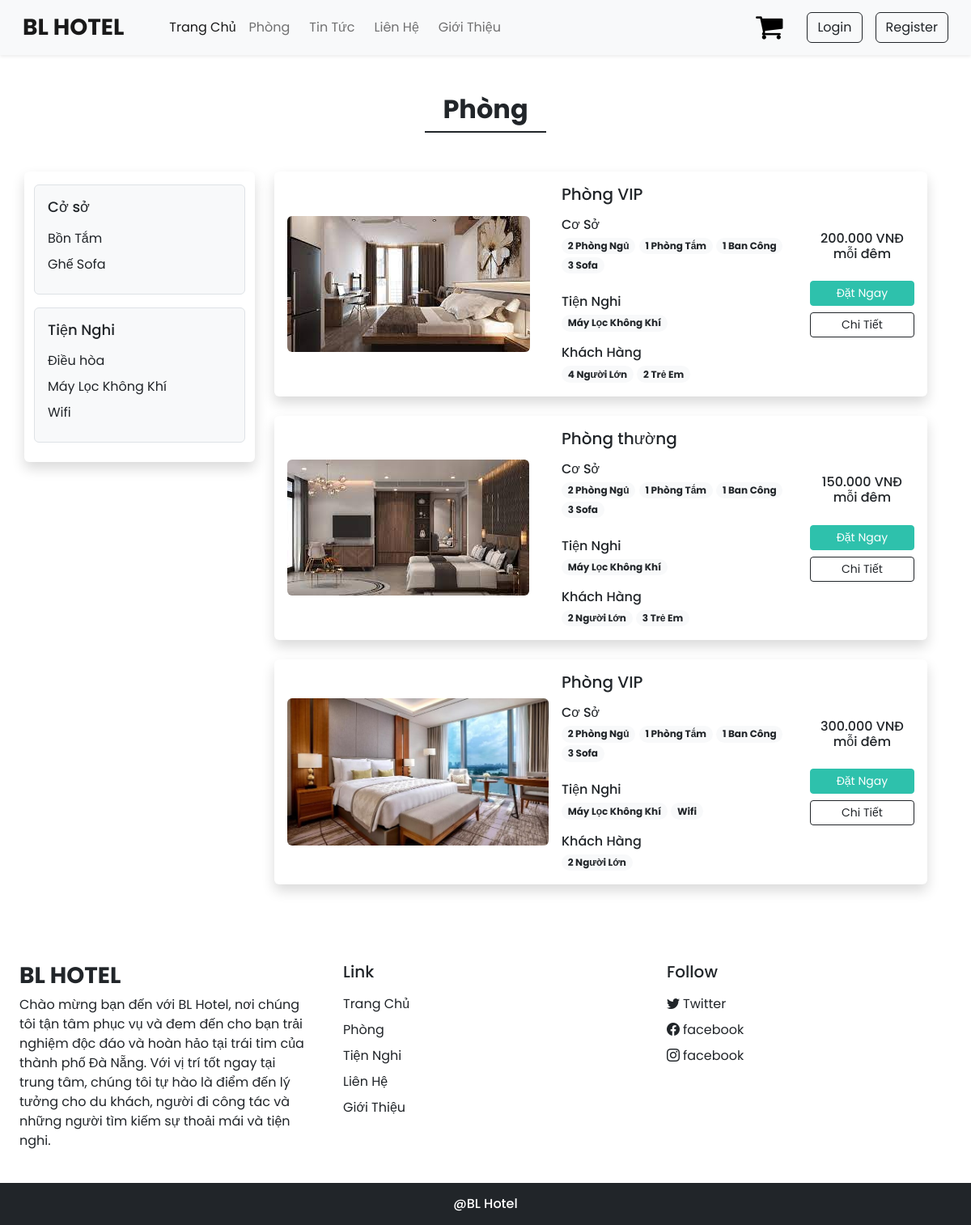
Screenshot of /index.php?act=rooms with the database file from the repository.
### tables this page shows
CREATE TABLE `co_so` (
  `id` int(11) NOT NULL,
  `ten_coso` varchar(255) DEFAULT NULL,
  `hinh` varchar(255) DEFAULT NULL,
  `mo_ta` text DEFAULT NULL
);

CREATE TABLE `tien_nghi` (
  `id` int(11) NOT NULL,
  `ten_tiennghi` varchar(255) DEFAULT NULL,
  `hinh` varchar(255) DEFAULT NULL,
  `mo_ta` text DEFAULT NULL
);

CREATE TABLE `phong` (
  `id` int(11) NOT NULL,
  `ma_loaiphong` int(11) NOT NULL,
  `hinh` varchar(255) DEFAULT NULL,
  `mo_ta` text DEFAULT NULL,
  `dien_tich` decimal(10,0) DEFAULT NULL,
  `gia_phong` decimal(10,0) DEFAULT NULL,
  `nguoi_lon` int(11) DEFAULT NULL,
  `tre_em` int(11) DEFAULT NULL,
  `trang_thai_phong` int(1) DEFAULT 0
);

CREATE TABLE `loai_phong` (
  `ma_loai` int(11) NOT NULL,
  `ten_loai` varchar(255) DEFAULT NULL
);

CREATE TABLE `phong_tiennghi` (
  `id` int(11) NOT NULL,
  `id_phong` int(11) DEFAULT NULL,
  `id_tiennghi` int(11) DEFAULT NULL
);

### model/pdo.php (called while the page is built, shortened)
<?php
function pdo_get_connection()
{
    $dburl = "mysql:host=localhost;dbname=du_an_1;charset=utf8";
    $username = 'root';
    $password = '';
    $conn = new PDO($dburl, $username, $password);
    $conn->setAttribute(PDO::ATTR_ERRMODE, PDO::ERRMODE_EXCEPTION);
    return $conn;
}
function pdo_query($sql)
{
    $sql_args = array_slice(func_get_args(), 1);
    try {
        $conn = pdo_get_connection();
        $stmt = $conn->prepare($sql);
        $stmt->execute($sql_args);
        $rows = $stmt->fetchAll();
        return $rows;
    } catch (PDOException $e) {
        throw $e;
    } finally {
        unset($conn);
    }
}
function pdo_query_one($sql)
{
    $sql_args = array_slice(func_get_args(), 1);
    try {
        $conn = pdo_get_connection();
        $stmt = $conn->prepare($sql);
        $stmt->execute($sql_args);
        $row = $stmt->fetch(PDO::FETCH_ASSOC);
        return $row;
    } catch (PDOException $e) {
        throw $e;
    } finally {
        unset($conn);
    }
}

### model/coso.php (called while the page is built, shortened)
<?php
function list_coso()
{
    $sql = "SELECT * FROM co_so order by id desc ";
    $result = pdo_query($sql);
    return $result;
}

### model/tiennghi.php (called while the page is built, shortened)
<?php
function list_tiennghi()
{
    $sql = "SELECT * FROM tien_nghi order by id desc ";
    $result = pdo_query($sql);
    return $result;
}

### model/phong.php (called while the page is built, shortened)
<?php
function list_phong()
{
    $sql = "SELECT * FROM phong order by id desc ";
    $result = pdo_query($sql);
    return $result;
}
function lay_ten_loaiphong($ma_loaiphong)
{
    $sql = "SELECT * FROM loai_phong WHERE ma_loai='$ma_loaiphong'";
    $result = pdo_query_one($sql);
    extract($result);
    return $ten_loai;
}
function lay_tien_nghi_phong($id_phong)
{
    $sql = "SELECT * FROM phong_tiennghi WHERE id_phong='$id_phong'";
    $result = pdo_query($sql);
    return $result;
}

### inc/rooms.php (the view, shortened to what this page needs)
<!DOCTYPE html>
<html>
<head>
  <?php require('inc/links.php'); ?>
  <link rel="stylesheet" href="https://cdn.jsdelivr.net/npm/swiper@8/swiper-bundle.min.css" />
  <link rel="stylesheet" type="text/css" href="css/common.css">
</head>
<body>
  <?php require('inc/header.php'); ?>
  <div class="my-5 px-4">
    <h2 class="fw-bold h-font text-center">Phòng</h2>
    <div class="h-line bg-dark"></div>
  </div>
  <div class="container">
    <div class="row">
      <div class="col-lg-3 col-md-12 mb-lg-0 mb-4 px-0">
        <nav class="navbar navbar-expand-lg navbar-light bg-white rounded shadow">
          <div class="container-fluid flex-lg-column align-items-stretch">
            <div class="collapse navbar-collapse flex-column align-items-stretch mt-2" id="filterDropdown">
              <?php if (!empty($list_coso_tren)) : ?>
                <div class="border bg-light p-3 rounded mb-3">
                  <h5 class="mb-3" style="font-size: 18px;">Cở sở</h5>
                  <?php
                  foreach ($list_coso_tren as $coso_tren) {
                    extract($coso_tren);
                  ?>
                    <div class="mb-2">
                      <label class="form-check-label" for="f1"><?= $coso_tren['ten_coso']; ?></label>
                    </div>
                  <?php } ?>
                </div>
              <?php else : ?>
              <?php endif; ?>
              <?php if (!empty($list_tiennghi_tren)) : ?>
                <div class="border bg-light p-3 rounded mb-3">
                  <h5 class="mb-3" style="font-size: 18px;">Tiện Nghi</h5>
                  <?php
                  foreach ($list_tiennghi_tren as $tiennghi_tren) {
                    extract($tiennghi_tren);
                  ?>
                    <div class="mb-2">
                      <label class="form-check-label" for="f1"><?= $tiennghi_tren['ten_tiennghi']; ?></label>
                    </div>
                  <?php } ?>
                </div>
              <?php else : ?>
              <?php endif; ?>
            </div>
          </div>
        </nav>
      </div>
      <div class="col-lg-9 col-md-12 px-4">
        <?php if (!empty($list_rooms)) : ?>
          <?php
          foreach ($list_rooms as $rooms) {
            extract($rooms);
            if (is_file("upload/" . $hinh)) {
              $hinhxuat = "<img src='upload/" . $hinh . "' class='img-fluid rounded' alt='...'>";
            } else {
              $hinhxuat = "no photo";
            }
            $gia = number_format((int)$gia_phong, 0, '.', '.');
            $ten_phong = lay_ten_loaiphong($rooms['ma_loaiphong']);
            $list_phong_tiennghi = lay_tien_nghi_phong($rooms['id']);
            $list_tiennghi = list_tiennghi();
            $dat_phong = "index.php?act=dat_phong&id=" . $rooms["id"];
            $chi_tiet = "index.php?act=chi_tiet&id=" . $rooms["id"];
            if ($rooms["trang_thai_phong"] == 0) {
          ?>
              <div class="card mb-4 border-0 shadow">
                <div class="row g-0 p-3 align-items-center">
                  <div class="col-md-5 mb-lg-0 mb-md-0 mb-3">
                    <?php echo $hinhxuat; ?>
                  </div>
                  <div class="col-md-5 px-lg-3 px-md-3 px-0">
                    <h5 class="mb-3"><?php echo $ten_phong; ?></h5>
                    <div class="features mb-4">
                      <h6 class="mb-1">Cơ Sở</h6>
                      <span class="badge rounded-pill bg-light text-dark text-wrap">
                        2 Phòng Ngủ
                      </span>
                      <span class="badge rounded-pill bg-light text-dark text-wrap">
                        1 Phòng Tắm
                      </span>
                      <span class="badge rounded-pill bg-light text-dark text-wrap">
                        1 Ban Công
                      </span>
                      <span class="badge rounded-pill bg-light text-dark text-wrap">
                        3 Sofa
                      </span>
                    </div>
                    <div class="Facilities mb-3">
                      <?php
                      if (is_array($list_phong_tiennghi)) { ?>
                        <h6 class="mb-1">Tiện Nghi</h6>
                        <?php foreach ($list_tiennghi as $tiennghi) { ?>
                          <?php foreach ($list_phong_tiennghi as $phong_tiennghi) {
                            if ($tiennghi['id'] == $phong_tiennghi['id_tiennghi']) { ?>
                              <span class="badge rounded-pill bg-light text-dark text-wrap">
                                <?php echo $tiennghi['ten_tiennghi']; ?>
                              </span>
                            <?php break;
                            } ?>
                          <?php } ?>
                        <?php } ?>
                      <?php } ?>
                    </div>
                    <?php if ($rooms['nguoi_lon'] > 0 || $rooms['tre_em'] > 0) { ?>
                      <div class="guests">
                        <h6 class="mb-1">Khách Hàng</h6>
                        <?php if ($rooms['nguoi_lon'] > 0) { ?>
                          <span class="badge rounded-pill bg-light text-dark text-wrap">
                            <?php echo $rooms['nguoi_lon'] ?> Người Lớn
                          </span>
                        <?php } ?>
                        <?php if ($rooms['tre_em'] > 0) { ?>
                          <span class="badge rounded-pill bg-light text-dark text-wrap">
                            <?php echo $rooms['tre_em'] ?> Trẻ Em
                          </span>
                        <?php } ?>
                      </div>
                    <?php } ?>
                  </div>
                  <div class="col-md-2 mt-lg-0 mt-md-0 mt-4 text-center">
                    <h6 class="mb-4"><?php echo $gia; ?> VNĐ mỗi đêm </h6>
                    <?php
                    if (isset($_SESSION['khach_hang'])) {
                    ?>
                      <a href="<?php echo $dat_phong; ?>" class="btn btn-sm w-100 text-white custom-bg shadow-none mb-2">Đặt Ngay</a>
                    <?php
                    } else {
                    ?>
                      <button type="button" class="btn btn-sm w-100 text-white custom-bg shadow-none mb-2" data-bs-toggle="modal" data-bs-target="#loginModel">Đặt Ngay</button>
                    <?php
                    }
                    ?>
                    <a href="<?php echo $chi_tiet; ?>" class="btn btn-sm w-100 btn-outline-dark shadow-none">Chi Tiết</a>
                  </div>
                </div>
              </div>
          <?php }
          } ?>
        <?php else : ?>
          <p>Không có phòng .</p>
        <?php endif; ?>
      </div>
    </div>
  </div>
  <?php require('inc/footer.php') ?>
</body>
</html>

### index.php (shortened to what this page needs)
<?php
include "model/pdo.php";
include "model/phong.php";
include "model/tiennghi.php";
include "model/coso.php";
if (isset($_GET['act']) && ($_GET['act'] != "")) {
    $act = $_GET['act'];
    switch ($act) {
        case 'rooms':
            $list_coso_tren = list_coso();
            $list_tiennghi_tren = list_tiennghi();
            $list_rooms = list_phong();
            include "inc/rooms.php";
            break;
    }
} else {
    $list_danhgia = list_danhgia();
    $list_rooms = list_phong_giaodien();
    $list_tiennghi_giaodien = list_tiennghi_giaodien();
    include "inc/home.php";
}

### inc/links.php (shortened to what this page needs)
<link href="https://cdn.jsdelivr.net/npm/bootstrap@5.2.0/dist/css/bootstrap.min.css" rel="stylesheet">
<link rel="stylesheet" href="https://cdn.jsdelivr.net/npm/bootstrap-icons@1.9.1/font/bootstrap-icons.css">
<link rel="stylesheet" href="https://cdnjs.cloudflare.com/ajax/libs/font-awesome/4.7.0/css/font-awesome.min.css">

### inc/header.php (shortened to what this page needs)
<nav class="navbar navbar-expand-lg bg-light px-lg-3 py-lg-2 shadow-sm sticky-top">
	<div class="container-fluid">
		<a class="navbar-brand me-5 fw-bold fs-3 h-font" href="index.php">BL HOTEL</a>
		<div class="collapse navbar-collapse" id="navbarSupportedContent">
			<ul class="navbar-nav me-auto mb-2 mb-lg-0">
				<li class="nav-item">
					<a class="nav-link active" aria-current="page" href="index.php">Trang Chủ</a>
				</li>
				<li class="nav-item">
					<a class="nav-link me-2" href="index.php?act=rooms">Phòng</a>
				</li>
				<li class="nav-item">
					<a class="nav-link me-2" href="index.php?act=news">Tin Tức</a>
				</li>
				<li class="nav-item">
					<a class="nav-link me-2" href="index.php?act=contact">Liên Hệ</a>
				</li>
				<li class="nav-item">
					<a class="nav-link me-2" href="index.php?act=about">Giới Thiệu</a>
				</li>
			</ul>
			<div class="d-flex" role="search">
				<?php if (isset($_SESSION['khach_hang'])) :
				?>
					<a href="index.php?act=confirm" style="padding-right: 30px;"><i class="fa fa-shopping-cart" style="font-size:36px; color:black"></i></a>
					<script src="https://code.jquery.com/jquery-3.6.0.min.js"></script>
					<div class="containerloi">
						<div class="image-info">
							<div class="image-container">
								<span><?= $_SESSION['khach_hang']['ho_ten'] ?></span>
							</div>
							<div class="image-container">
								<img src="upload/<?= $_SESSION['khach_hang']['hinh'] ?>" alt="Hình ảnh" class="round-image">
							</div>
						</div>
						<div class="additional-links">
							<?php if ($_SESSION['khach_hang']['vai_tro'] == 1) { ?>
								<div class="additional-links-item">
									<a href="admin/index.php" target="alo">Trang Quản Trị</a>
								</div>
							<?php } ?>
							<div class="additional-links-item">
								<a href="index.php?act=capnhat">Cập Nhật</a>
							</div>
							<div class="additional-links-item">
								<a href="index.php?act=doimk">Đổi Mật Khẩu</a>
							</div>
							<div class="additional-links-item">
								<a href="index.php?act=thoat" style="padding-right: 30px;">
									<i class="fa fa-sign-out" style="font-size:30px; color:black"></i>
								</a>
							</div>
						</div>
					</div>
					<script>
						$(document).ready(function() {
							$('.additional-links').hide(); // Ẩn phần các liên kết khi trang tải
							$('.image-info').click(function() {
								$('.additional-links').slideToggle(); // Di chuyển phần các liên kết lên/xuống khi click vào .image-info
							});
						});
					</script>
					 <?php else : ?>
					<a href="index.php?act=confirm" style="padding-right: 30px;"><i class="fa fa-shopping-cart" style="font-size:36px; color:black"></i></a>
					<button type="button" class="btn btn-outline-dark shadow-none me-lg-3 me-2" data-bs-toggle="modal" data-bs-target="#loginModel">Login </button>
					<button type="button" class="btn btn-outline-dark shadow-none" data-bs-toggle="modal" data-bs-target="#registerModel">Register </button>
				<?php endif; ?>
			</div>
		</div>
	</div>
</nav>

### inc/footer.php (shortened to what this page needs)
<div class="container-fluid bg-white mt-5">
 	<div class="row">
 		<div class="col-lg-4 p-4">
 			<h3 class="h-font fw-bold fs-3 mb-2">BL HOTEL</h3>
 			<p>Chào mừng bạn đến với BL Hotel, nơi chúng tôi tận tâm phục vụ và đem đến cho bạn trải nghiệm độc đáo và hoàn hảo tại trái tim của thành phố Đà Nẵng. Với vị trí tốt ngay tại trung tâm, chúng tôi tự hào là điểm đến lý tưởng cho du khách, người đi công tác và những người tìm kiếm sự thoải mái và tiện nghi.</p>
 		</div>
 		<div class="col-lg-4 p-4">
 			<h5 class="mb-3">Link</h5>
 			<a href="#" class="d-inline-block mb-2 text-dark text-decoration-none">Trang Chủ</a><br>
 			<a href="#" class="d-inline-block mb-2 text-dark text-decoration-none">Phòng</a><br>
 			<a href="#" class="d-inline-block mb-2 text-dark text-decoration-none">Tiện Nghi</a><br>
 			<a href="#" class="d-inline-block mb-2 text-dark text-decoration-none">Liên Hệ</a><br>
 			<a href="#" class="d-inline-block mb-2 text-dark text-decoration-none">Giới Thiệu</a>
 		</div>
 		<div class="col-lg-4 p-4">
 			<h5 class="mb-3">Follow</h5>
 			<a href="#" class="d-inline-block text-dark text-decoration-none mb-2">
 				<i class="bi bi-twitter me-1"></i>Twitter
 			</a><br>
 			<a href="#" class="d-inline-block text-dark text-decoration-none mb-2">
 				<i class="bi bi-facebook me-1"></i>facebook
 			</a><br>
 			<a href="#" class="d-inline-block text-dark text-decoration-none">
 				<i class="bi bi-instagram me-1"></i>facebook
 			</a><br>
 		</div>
 	</div>
 </div>
<h6 class="text-center bg-dark text-white p-3 m-0">@BL Hotel</h6>

### css/common.css (style rules this page uses)
:root { --teal: #2ec1ac; --teal_hover:#279e8c; }
* { font-family: 'Poppins', sans-serif; }
.h-font { font-family: 'Merienda' cursive; }
.custom-bg { background-color: var(--teal); border: 1px solid var(--teal); }
.h-line { width: 150px; margin: 0 auto; height: 1.7px; }

### rows the page displays
co_so: ten_coso "Bồn Tắm"
co_so: ten_coso "Ghế Sofa"
tien_nghi: ten_tiennghi "Điều hòa"
tien_nghi: ten_tiennghi "Máy Lọc Không Khí"
tien_nghi: ten_tiennghi "Wifi"
phong: hinh (picture), ma_loaiphong.ten_loai "Phòng VIP", nguoi_lon "4", tre_em "2", gia_phong "200.000"
phong_tiennghi: id_tiennghi.ten_tiennghi "Máy Lọc Không Khí"
phong: hinh (picture), ma_loaiphong.ten_loai "Phòng thường", nguoi_lon "2", tre_em "3", gia_phong "150.000"
phong_tiennghi: id_tiennghi.ten_tiennghi "Máy Lọc Không Khí"
phong: hinh (picture), ma_loaiphong.ten_loai "Phòng VIP", nguoi_lon "2", gia_phong "300.000"
phong_tiennghi: id_tiennghi.ten_tiennghi "Máy Lọc Không Khí"
phong_tiennghi: id_tiennghi.ten_tiennghi "Wifi"
